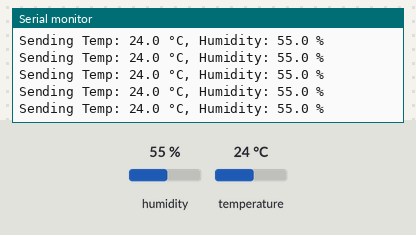
The sketch below on a simulated ESP32. Parts: the last lines printed to the serial monitor. Inputs (shaded band) come from the test bench; at power-on: humidity 55 %, temperature 24 °C. No radio packets arrive unless stated.

Above: at 2.8 s.
2.9 s: humidity set to 22 %
At 4.4 s:
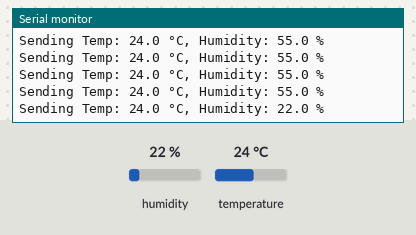
5.6 s: temperature set to 12 °C
At 6.0 s:
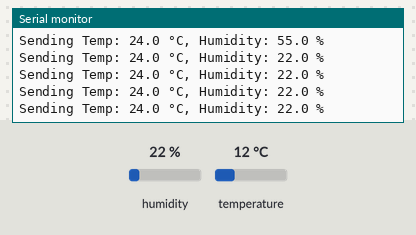
8.3 s: humidity set to 40 %
At 9.0 s:
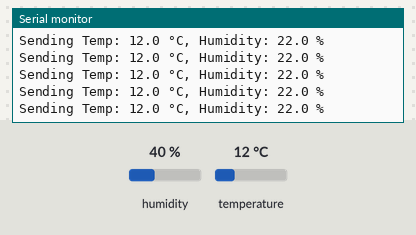
Timing chart, 0 to 11.3 s (numbered marks = the images above; inputs shaded):
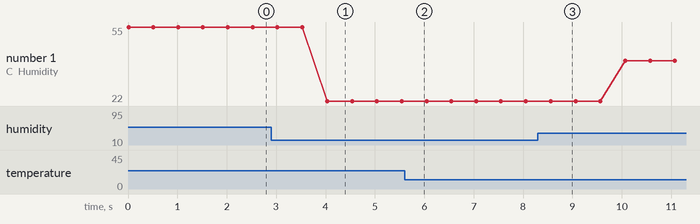

The sketch:

SLAVE.ino
```cpp
#include <SPI.h>
#include <nRF24L01.h>
#include <RF24.h>
#include <DHT.h>

// NRF24L01 wiring:
// CE  -> GPIO 4
// CSN -> GPIO 5
// MOSI -> GPIO 23 (ESP32 default)
// MISO -> GPIO 19 (ESP32 default)
// SCK  -> GPIO 18 (ESP32 default)
// VCC -> 3.3V
// GND -> GND

// DHT22 wiring:
// DATA -> GPIO 27
// VCC  -> 3.3V or 5V
// GND  -> GND

#define CE_PIN 4
#define CSN_PIN 5
#define DHTPIN 27
#define DHTTYPE DHT22

RF24 radio(CE_PIN, CSN_PIN);
DHT dht(DHTPIN, DHTTYPE);

const byte address[6] = "00101";

struct SensorData {
  float temperature;
  float humidity;
};

void setup() {
  Serial.begin(115200);
  if (!radio.begin()) {
    Serial.println("NRF24 not connected!");
    while (1);
  }

  radio.openWritingPipe(address);
  radio.setPALevel(RF24_PA_MAX);
  radio.setDataRate(RF24_2MBPS);
  radio.stopListening();
  dht.begin();
}

void loop() {
  SensorData data = {
    dht.readTemperature(),
    dht.readHumidity()
  };

  if (isnan(data.temperature) || isnan(data.humidity)) return;

  Serial.printf("Sending Temp: %.1f °C, Humidity: %.1f %%\n", data.temperature, data.humidity);
  radio.write(&data, sizeof(data));
  delay(500); // Faster update
}
```

Measured:
- after the input at 2.9 s, the serial monitor: prints a new line after 1.1 s (image 1)
- plotted number 1: 55 → 22 after the input at 2.9 s, 22 → 40 after the input at 8.3 s
